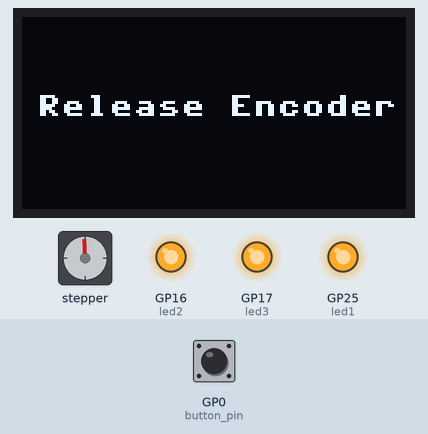
Bench run of a program on a simulated Raspberry Pi Pico running MicroPython. Shown: 128×64 one-colour display, stepper motor, output pins drawn as LEDs (lit = HIGH). The inputs (shaded band) are chosen by the test bench; at power-on: GP0 (button_pin) HIGH. The stepper is drawn at 200 steps a turn; library files of the repository ran but are not shown: ssd1306.py. At 2.8 s the program stops and its outputs stay as they are.

1.3 s: GP0 (button_pin) pulled LOW for 1 s
Above: at 3.5 s.
Timing chart, 0 to 4.3 s (numbered marks = the images above; inputs shaded):
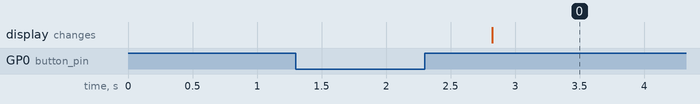

The program:

Turbo.py
```python
from shared import *
from machine import freq

def display_freq(CLOCK_SPEED):
    oled.fill(0)
    oled.text(f"{CLOCK_SPEED / 1000000}MHz", 35, 20, 1)
    oled.show()

def loop():
    global button_down
    while True:
        if previous_value != step_pin.value():
            if step_pin.value() == False:

                if direction_pin.value() == False:
                    CLOCK_SPEED = freq()
                    if CLOCK_SPEED > MIN_CLOCK:
                        CLOCK_SPEED -= 1000000
                        freq(CLOCK_SPEED)
                    else:
                        pass

                else:
                    CLOCK_SPEED = freq()
                    if CLOCK_SPEED < MAX_CLOCK:
                        CLOCK_SPEED += 1000000
                        freq(CLOCK_SPEED)

                CLOCK_SPEED = freq()
                display_freq(CLOCK_SPEED)
                sleep(0.01)

        if button_hold(button_down) == "Press":
            freq(125000000)
            CLOCK_SPEED = freq()
            sleep(.01)
            display_freq(CLOCK_SPEED)
        elif button_hold(button_down):
            from sys import exit
            sleep(.5)
            oled.fill(0)
            oled.text("Release Encoder",5,26)
            oled.show()
            while True:
                if button_hold(button_down) == False:
                    break
            exit()

        if button_pin.value() == True and not button_down:
            button_down = False


display_freq(CLOCK_SPEED)
loop()
```

shared.py
```python
from machine import I2C, Pin, freq
from time import sleep
from lib.ssd1306 import SSD1306_I2C

MAX_CLOCK = 136000000 # 200 MHz
MIN_CLOCK = 50000000 # 50 MHz
CLOCK_SPEED = freq()

del freq

def button_hold(button_down):
    if button_pin.value() == False and not button_down:
        for i in range(10):
            if button_pin.value() == False and not button_down:
                pass
            else:
                return "Press"
            sleep(.05)
        return True
    return False


i2c = I2C(id=1, scl=Pin(7), sda=Pin(6))

# Menu Variables
line = 1
highlight = 1
shift = 0
list_length = 0
TOTAL_LINES = 6
line_height = 10

oled = SSD1306_I2C(width=128, height=64, i2c=i2c, addr=i2c.scan()[0])
oled.init_display()

button_pin = Pin(0, Pin.IN, Pin.PULL_UP)
direction_pin = Pin(1, Pin.IN, Pin.PULL_UP)
step_pin  = Pin(2, Pin.IN, Pin.PULL_UP)

previous_value = True
button_down = not button_pin.value()

led1 = Pin(25, Pin.OUT)
led2 = Pin(16, Pin.OUT)
led3 = Pin(17, Pin.OUT)
led1.value(1)
led2.value(1)
led3.value(1)
```

Measured:
- after the input at 1.3 s, the display: changes after 1.5 s (image 0)
